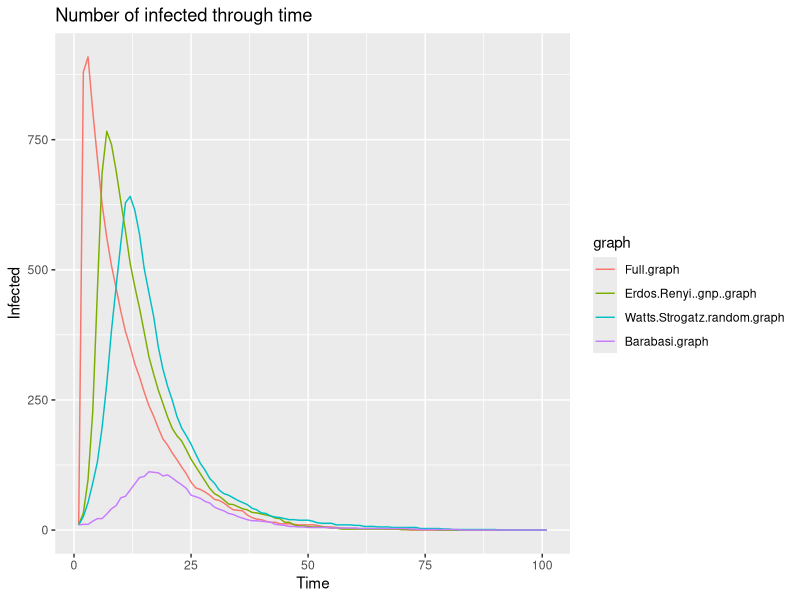

Generate this figure with R:
rm(list=ls())
library(igraph)
require(ggplot2)
require(reshape2)

till_end <- FALSE
n <- 1000
max_t <- 100
beta <- 0.2
gamma <- 0.1
p0 <- 0.01

graphs <- list(
  full_graph = make_full_graph(n),
  er_graph = erdos.renyi.game(n, 0.01),
  ws_graph = watts.strogatz.game(1, n, 4, 0.05),
  ba_graph = barabasi.game(n, directed=FALSE)
)

get_stat <- function(graph) {
  i <- sum(V(graph)$labels=='i')
  r <- sum(V(graph)$labels=='r')
  s <- sum(V(graph)$labels=='s')
  print(i)
}

experiment <- function(graph) {

  V(graph)$labels <- rep("s", n) # All are susceptible
  
  # Select initially infected ones
  inf.init.number <- round(p0*n)
  inf.init.nodes <- sample.int(n, size = inf.init.number)
  V(graph)$labels[inf.init.nodes] <- rep("i", inf.init.number)
  infected.trace <- c(inf.init.number)
  t <- 0
  while ((sum(V(graph)$labels=="r") | !till_end) != n & t < max_t) {
    get_stat(graph)
    t <- t + 1
    # Recover
    infected <- V(graph)[V(graph)$labels=='i']
    to_recover.sample <- runif(length(infected))
    to_recover <- infected[to_recover.sample < gamma]
    
    # Infect
    to_infect.all <- c()
    for (v in infected) {
      adjacent <- V(graph)[neighbors(graph, v)]
      if(length(adjacent) == 0 | sum(adjacent$labels=="s")==0) {
        next
      }
      
      adj.infectable <- adjacent[adjacent$labels=="s"]
      if(length(adj.infectable) == 0) {
        next
      }
      
      to_infect.sample <- runif(length(adj.infectable))
      if(sum(to_infect.sample < beta) == 0) {
        next
      }
      
      to_infect <- adj.infectable[to_infect.sample < beta]
      to_infect <- adj.infectable[to_infect.sample < beta]
      to_infect.all <- c(to_infect.all, to_infect)
    }
    
    # Perform timestep
    V(graph)[to_recover]$labels <- rep("r", length(to_recover))
    V(graph)[to_infect.all]$labels <- rep("i", length(to_infect.all))
    
    infected.trace <- c(infected.trace, sum(V(graph)$labels=="i"))
  }
  return(infected.trace)
}

all.results <- list()
i <- 1
for (graph in graphs) {
  print(graph$name)
  result <- experiment(graph)
  all.results[[i]] <- result
  i <- i + 1
}

names(all.results) <- sapply(graphs, function(graph) graph$name[1])
all.results <- as.data.frame(all.results)
all.results$time <- seq.int(nrow(all.results))

df <- melt(all.results,  id.vars = 'time', variable.name = "graph")

plot <- ggplot(df, aes(time, value)) + 
  geom_line(aes(colour = graph)) + 
  ggtitle("Number of infected through time") +
  ylab("Infected") + 
  xlab("Time")

show(plot)

eigen_vals <- sapply(graphs, function(graph) spectrum(graph, which=list(pos="LA", howmany=1))$values)
